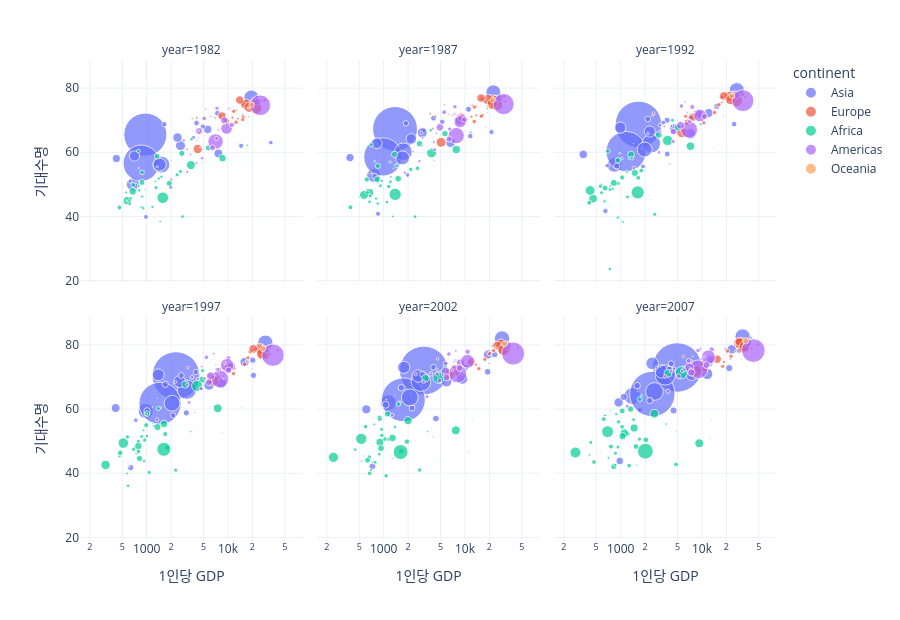

The cell this chart's notebook holds for it:
### Markdown cell above
## 2. Facet — 연도별로 쪼개 보기

### Code cell
fig = px.scatter(
    gap.query("year >= 1982"), x="gdpPercap", y="lifeExp",
    size="pop", color="continent", hover_name="country",
    log_x=True, size_max=35,
    facet_col="year", facet_col_wrap=3,
    labels={"gdpPercap": "1인당 GDP", "lifeExp": "기대수명"},
)
fig.update_xaxes(matches="x")   # 패널 간 축을 맞춰야 비교가 된다
fig.update_yaxes(matches="y")
fig.update_layout(height=620, template="plotly_white")
fig.write_html(HTML / "1_3.html", include_plotlyjs="cdn")
fig.show()
